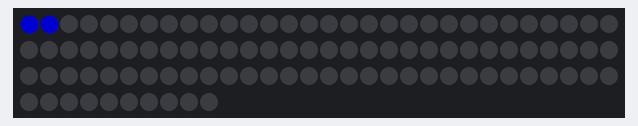
Recording of a sketch running on a simulated Arduino Uno, built with avr-gcc and run on an emulated ATmega328P. Parts: 100 RGB LEDs in strip order, left to right, continuing on the next row. Dim RGB values are drawn brighter than linear.

Above: at 0.06 s.
At 1.36 s:
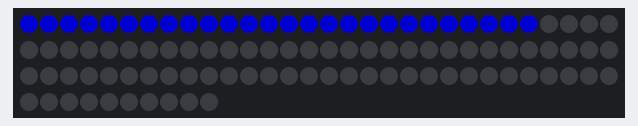
At 2.71 s:
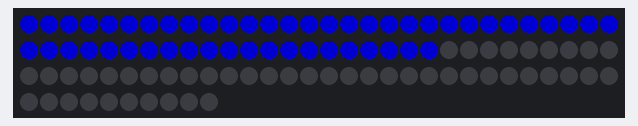
At 4.06 s:
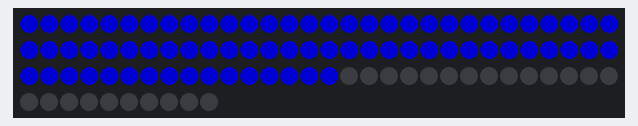
At 5.4 s:
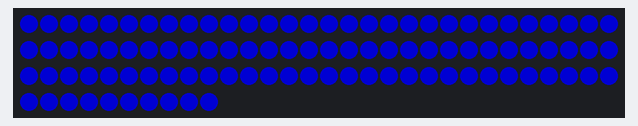

The sketch:

_02.colorWipe.ino
```cpp
/*
 * Lesson 2 - Introduction to variables and for-loops and binaries
 */

// Required for any Arduino sketch
#include <Arduino.h>

//Neopixel library that allows us to control the lights
#include <Adafruit_NeoPixel.h>

// Number of LEDs in NeoPixel strip that you want to control
// You may not be able to control all the LEDs on a strip if you have a tiny board
// The Adafruit Gemma can not control more than 107, but you should not really go above 40
#define NUM_LEDS      100

// NeoPixels are connected to this pin on the board
#define LED_DATA_PIN   1

//Let the program know what kind of strip it is dealing with and how it is connected
Adafruit_NeoPixel    strip(NUM_LEDS, LED_DATA_PIN);

void setup() {
  // Allocate NeoPixel buffer
  // This sets up the LED strip
  strip.begin();
}

void loop() {
  // Variables are declared before they are used
  // You need to describe the data type of the variable
  // so that the computer knows how much memory to allocate to it
  // the name of the variable can be nearly anything, but you should try and make it meaningful
  // Do not use reserved keywords as variable names. If you do, you will confuse the computer
  // Try uncommenting the two lines of code below and see what happens
  // uint8_t for = 3;
  // uint8_t uint8_t = 10;
  // When you assign a value to a variable when it is declared, it is called 'initialization'
  // This is the initial value and it is a safety precaution

  // a variable called 'red' that can hold a value between 0 and 255, initialized to 0
  uint8_t red = 0;

  // a variable called 'green' that can hold a value between 0 and 255, initialized to 127
  uint8_t green = 0;

  // a variable called 'blue' that can hold a value between 0 and 255, initialized to 0
  uint8_t blue = 127;

  // a variable called 'c' that can hold a value between 0 and 4,294,967,295
  // initialized to the value of the color strip
  uint32_t c = strip.Color(red, green, blue);

  // a variable called 'wait' that can hold a value between 0 and 255, initialized to 50
  uint8_t wait = 50;


  for(uint16_t i=0; i<strip.numPixels(); i++) {
    strip.setPixelColor(i, c);
    strip.show();
    delay(wait);
  }
}


/*                               --------------------
 *                              | INTEGER DATA TYPES |
 *                               --------------------
 *   C type      stdint.h type       Bits        Sign        Range
 *  ---------------------------------------------------------------
 *    char            uint8_t          8       Unsigned    0 .. 255
 *    signed char     int8_t           8       Signed      -128 .. 127
 *    unsigned short  uint16_t        16       Unsigned    0 .. 65,535
 *    short           int16_t         16       Signed      -32,768 .. 32,767
 *    unsigned int    uint32_t        32       Unsigned    0 .. 4,294,967,295
 *    int             int32_t         32       Signed      -2,147,483,648 .. 2,147,483,647
 *    unsigned long   uint64_t        64       Unsigned    0 .. 18,446,744,073,709,551,615
 *    long            int64_t         64       Signed      -9,223,372,036,854,775,808 .. 9,223,372,036,854,775,807
 *
*/
```
